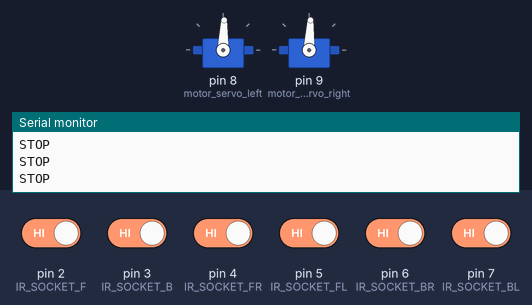
This sketch was run on a simulated Arduino Uno, built with avr-gcc and run on an emulated ATmega328P. On the bench: 2 × servo, the last lines printed to the serial monitor. Inputs (shaded band) come from the test bench; at power-on: pin 2 (IR_SOCKET_F), pin 3 (IR_SOCKET_B), pin 4 (IR_SOCKET_FR), pin 5 (IR_SOCKET_FL), pin 6 (IR_SOCKET_BR), pin 7 (IR_SOCKET_BL) HIGH.

Above: at 1.2 s.
1.3 s: pin 4 (IR_SOCKET_FR) driven LOW
At 1.7 s:
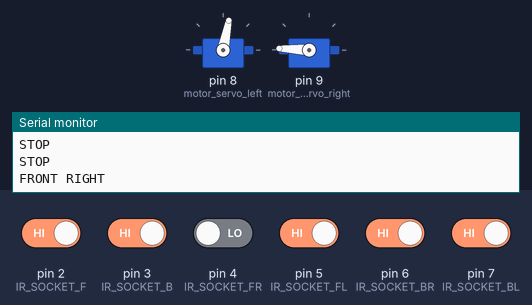
4.3 s: pin 3 (IR_SOCKET_B) driven LOW
At 5.5 s:
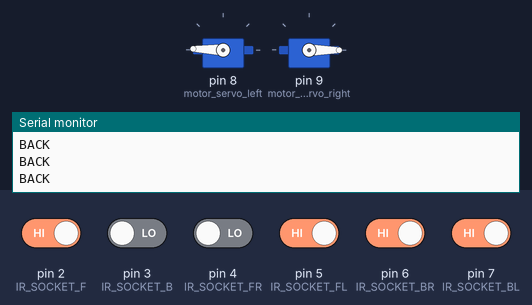
5.8 s: pin 3 (IR_SOCKET_B) driven HIGH
At 6.2 s:
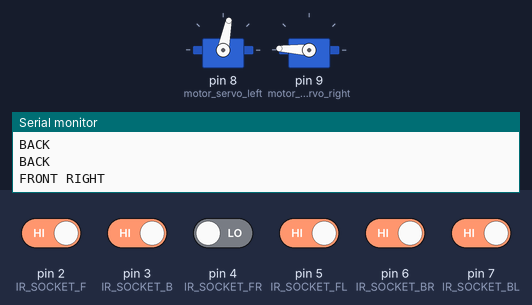
8.8 s: pin 6 (IR_SOCKET_BR) driven LOW
At 9.2 s:
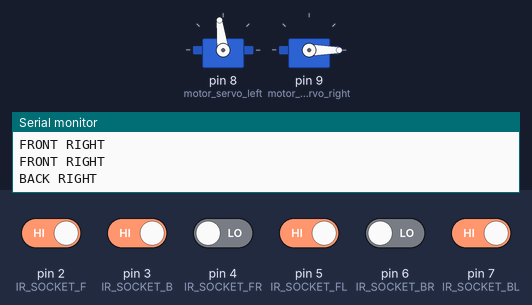
11.8 s: pin 2 (IR_SOCKET_F) driven LOW
At 12.9 s:
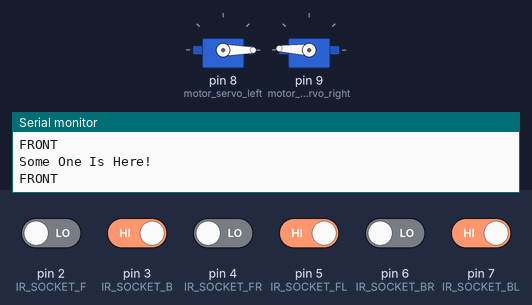
13.8 s: pin 2 (IR_SOCKET_F) driven HIGH
At 14.2 s:
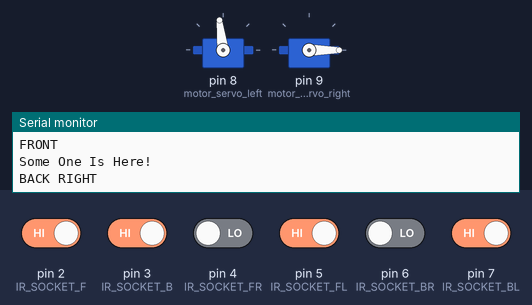
Timing chart, 0 to 17.8 s (numbered marks = the images above; inputs shaded):
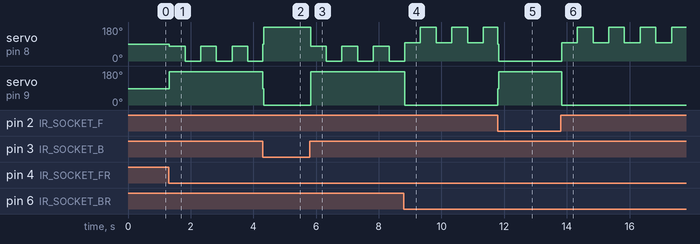

Measured:
- after the input at 1.3 s, servo on pin 8 (motor_servo_left): alternates 79° for 0.50 s and 0° for 0.50 s, starting at once; servo on pin 9 (motor_servo_right): 87° → 177° at once
- after the input at 4.3 s, servo on pin 9 (motor_servo_right): 177° → 0° at once
- after the input at 5.8 s, servo on pin 8 (motor_servo_left): alternates 79° for 0.50 s and 0° for 0.50 s, starting at once; servo on pin 9 (motor_servo_right): 0° → 177° at once
- after the input at 8.8 s, servo on pin 9 (motor_servo_right): 177° → 0° at once
- after the input at 11.8 s, servo on pin 9 (motor_servo_right): 0° → 177° at once
- after the input at 13.8 s, servo on pin 8 (motor_servo_left): alternates 178° for 0.50 s and 97° for 0.50 s, starting at once; servo on pin 9 (motor_servo_right): 177° → 0° at once

The sketch:

main.ino
```cpp
#include <Servo.h>


const int IR_SOCKET_F = 2;
const int IR_SOCKET_B = 3;
const int IR_SOCKET_FR = 4;
const int IR_SOCKET_FL = 5;
const int IR_SOCKET_BR = 6;
const int IR_SOCKET_BL = 7;

Servo motor_servo_left;
Servo motor_servo_right;

void motor_speed_left(int pct) {
  int angle = 90-0.9*(pct+2);
  if(angle > 180) angle = 180;
  motor_servo_left.write(angle);
}
void motor_speed_right(int pct) {
  int angle = 90-0.9*(pct + 3);
    if(angle > 180) angle = 180;
  motor_servo_right.write(angle);
}

void setup() {
    Serial.begin(9600);
    motor_servo_left.attach(8,700,2300);
    motor_servo_right.attach(9,700,2300);
    pinMode(IR_SOCKET_F, INPUT);
    pinMode(IR_SOCKET_B, INPUT);
    pinMode(IR_SOCKET_FR, INPUT);
    pinMode(IR_SOCKET_FL, INPUT);
    pinMode(IR_SOCKET_BR, INPUT);
    pinMode(IR_SOCKET_BL, INPUT);
}
void loop() {
    String message = "";
    int F =digitalRead(IR_SOCKET_F);
    int B =digitalRead(IR_SOCKET_B);
    int FR =digitalRead(IR_SOCKET_FR);
    int FL =digitalRead(IR_SOCKET_FL);
    int BR =digitalRead(IR_SOCKET_BR);
    int BL =digitalRead(IR_SOCKET_BL);
    if (F == 0 && B == 1){
       message = "Some One Is Here!";
       Serial.println("FRONT");
       motor_speed_left(100);
       motor_speed_right(-100);
       for(int i = 0; i < 50; i++){
        delay(10);
        if(digitalRead(IR_SOCKET_B) == 0){
          motor_speed_left(0);
          motor_speed_right(0);
          delay(500);
        }
       }

    }
    else if (B == 0 && F == 1){
       Serial.println("BACK");
       motor_speed_left(-100);
       motor_speed_right(100);
       for(int i = 0; i < 50; i++){
        delay(10);
        if(digitalRead(IR_SOCKET_F) == 0){
          motor_speed_left(0);
          motor_speed_right(0);
          delay(500);
        }
       }
    }
    else if(BR == 0){
      Serial.println("BACK RIGHT");
       motor_speed_left(-10);
       motor_speed_right(100);
       delay(500);
       motor_speed_left(-100);
       motor_speed_right(100);
       for(int i = 0; i < 50; i++){
        delay(10);
        if(digitalRead(IR_SOCKET_F) == 0){
          motor_speed_left(0);
          motor_speed_right(0);
        }
       }

    }
    else if(BL == 0){
      Serial.println("BACK LEFT");
       motor_speed_left(-100);
       motor_speed_right(10);
       delay(500);
       motor_speed_left(-100);
       motor_speed_right(100);
       for(int i = 0; i < 50; i++){
        delay(10);
        if(digitalRead(IR_SOCKET_F) == 0){
          motor_speed_left(0);
          motor_speed_right(0);
        }
       }
    }
    else if(FR == 0){
      Serial.println("FRONT RIGHT");
       motor_speed_left(10);
       motor_speed_right(-100);
       delay(500);
       motor_speed_left(100);
       motor_speed_right(-100);
       for(int i = 0; i < 50; i++){
        delay(10);
        if(digitalRead(IR_SOCKET_B) == 0){
          motor_speed_left(0);
          motor_speed_right(0);
        }
       }

    }
    else if(FL == 0){
      Serial.println("FRONT LEFT");
       motor_speed_left(100);
       motor_speed_right(-10);
       delay(500);
       motor_speed_left(100);
       motor_speed_right(-100);
       for(int i = 0; i < 50; i++){
        delay(10);
        if(digitalRead(IR_SOCKET_B) == 0){
          motor_speed_left(0);
          motor_speed_right(0);
        }
       }
    }
    else if(F + B == 0){
       motor_speed_left(0);
       motor_speed_right(0);
    }
    else if (B*F*FR*FL*BR*BL == 1){
      Serial.println("STOP");
      motor_speed_left(0);
      motor_speed_right(0);
    }

    Serial.println(message);
    //delay(1000);

}
```
